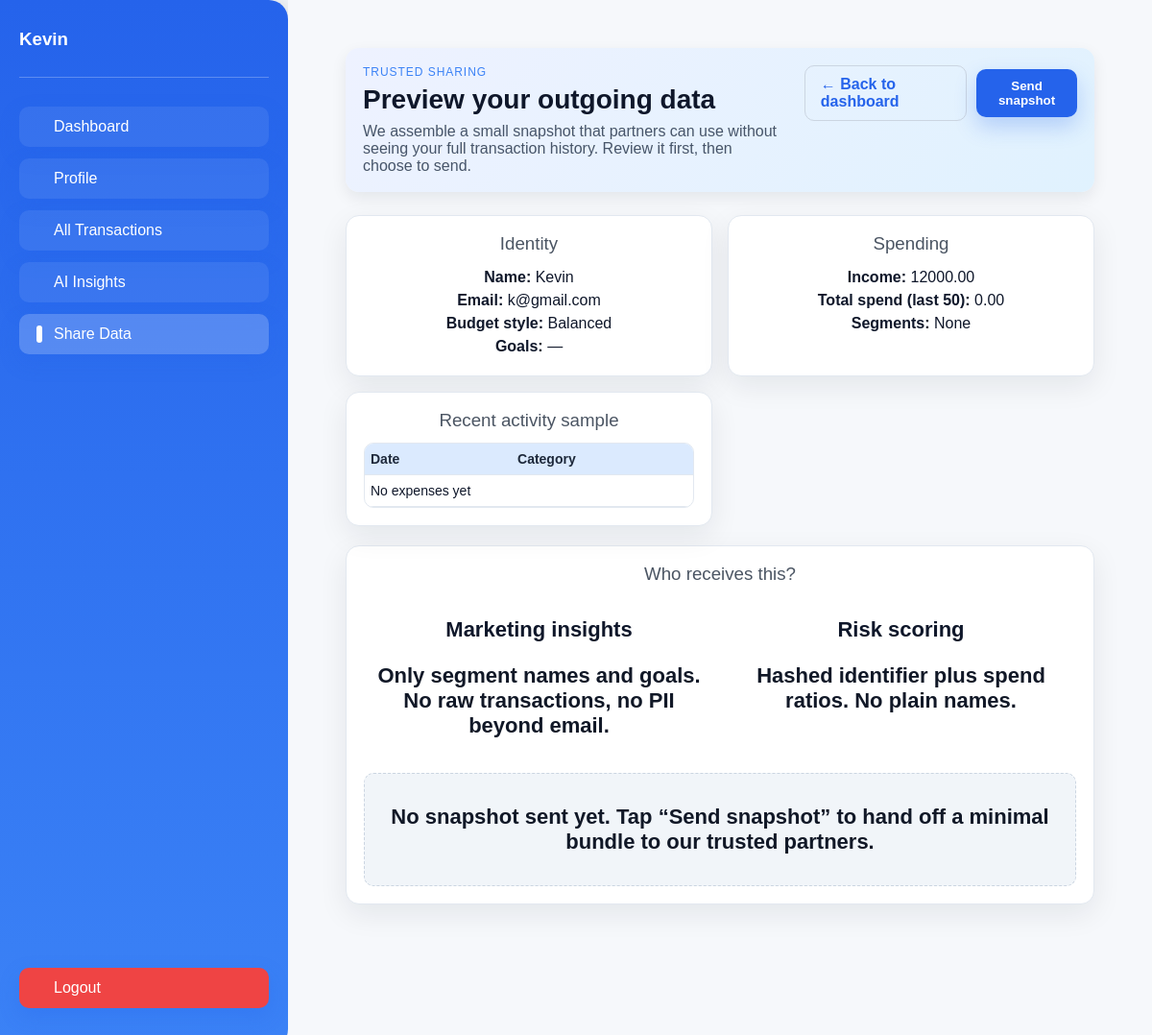
/share (signed in), run on an earlier commit of the app's database.
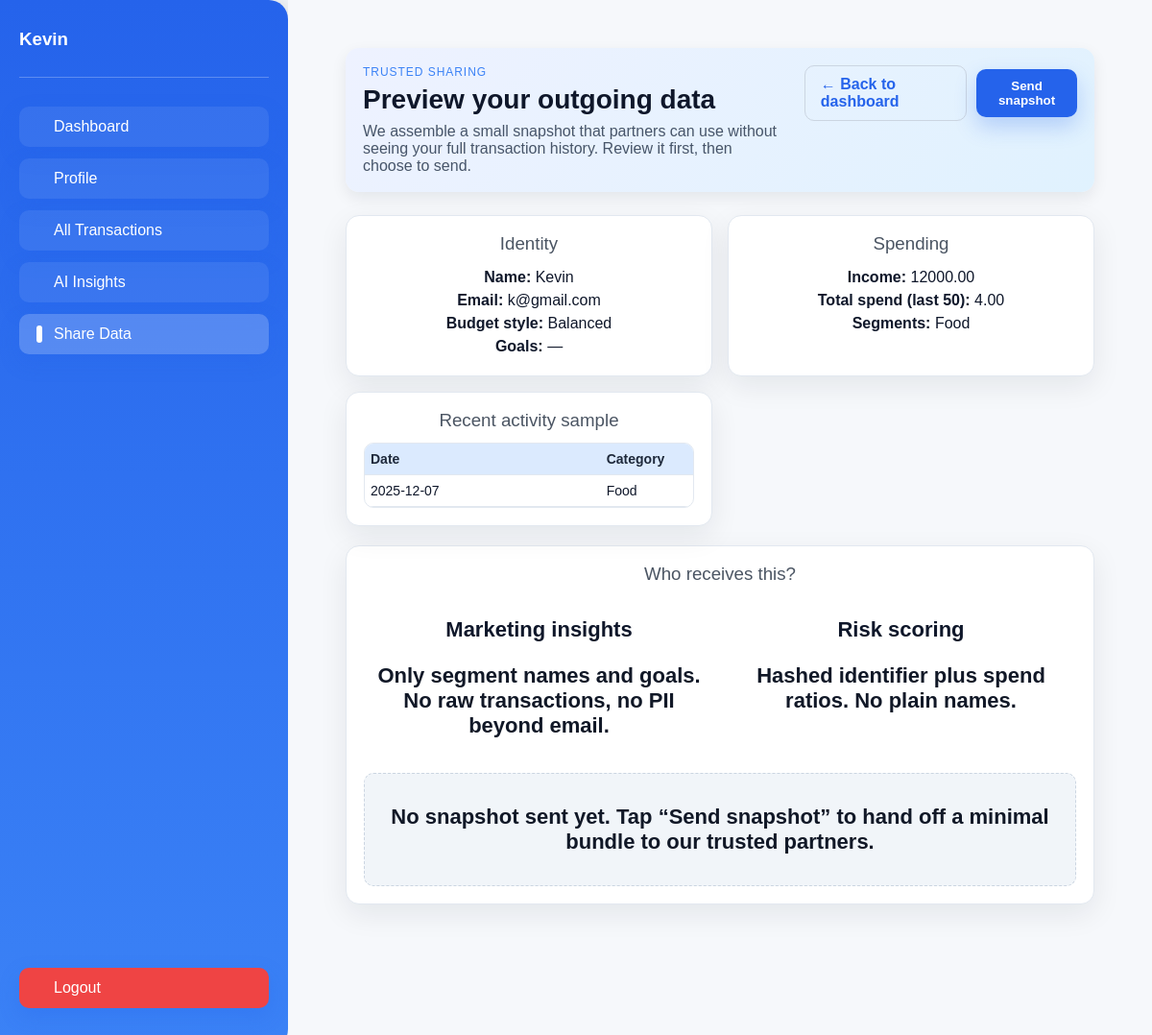
And on a later commit of the database.
### models.py (models this page shows)
class Expense(db.Model):
    id = db.Column(db.Integer, primary_key=True)
    user_id = db.Column(db.Integer, db.ForeignKey('user.id'), nullable=False)
    amount = db.Column(db.Float, nullable=False)
    category = db.Column(db.String(50), nullable=False)
    description = db.Column(db.String(200))
    date = db.Column(db.DateTime, default=datetime.utcnow)
    user = db.relationship('User', backref=db.backref('expenses', lazy=True))

### app.py (the view)
@app.route('/share', methods=['GET', 'POST'])
def share():
    user = get_current_user()
    if user is None:
        return redirect(url_for('login'))
    expenses = Expense.query.filter_by(user_id=user.id) \
                            .order_by(Expense.date.desc()) \
                            .limit(50).all()
    summary = build_privacy_summary(user, expenses)
    shared_paths = []
    if request.method == 'POST':
        shared_paths.append(third_party_marketing_client(summary))
        shared_paths.append(third_party_scoring_client(summary))
        flash("Data package shared with trusted third parties.", "success")
    return render_template(
        'share.html',
        user=user,
        summary=summary,
        expenses=expenses,
        shared_paths=shared_paths,
        shared=bool(shared_paths)
    )

### app.py (called while the page is built)
def get_current_user():
    user_id = session.get('user_id')
    if not user_id:
        return None
    user = User.query.get(user_id)
    if user is None:
        return None
    _ = user.email
    return user

def _generate_csrf_token():
    token = session.get('csrf_token')
    if not token:
        token = secrets.token_hex(16)
        session['csrf_token'] = token
    return token

@app.before_request
def _csrf_protect():
    if request.method in ('POST', 'PUT', 'DELETE'):
        sent = request.form.get('_csrf')
        session_token = session.get('csrf_token')
        if not sent or not session_token or sent != session_token:
            abort(400)

### templates/share.html (shortened to what the changed rows need)
<!DOCTYPE html>
<html lang="en">
<head>
    <link rel="stylesheet" href="{{ url_for('static', filename='css/dashboard.css') }}">
    <link rel="stylesheet" href="{{ url_for('static', filename='css/share.css') }}">
</head>
<body>
<div class="dashboard-container">
    <div class="main-content" style="background:#f6f8fb;">
    <div class="share-page">
        <header class="share-header">
            <div>
                <h1>Preview your outgoing data</h1>
            </div>
        </header>
    <section class="summary-grid">
        <div class="card">
            <ul>
                <li><strong>Income:</strong> {{ "%.2f"|format(summary.income) }}</li>
                <li><strong>Total spend (last 50):</strong> {{ "%.2f"|format(summary.total_spend) }}</li>
                <li><strong>Segments:</strong>
                    {% if summary.categories %}
                        {{ summary.categories.keys()|list|join(', ') }}
                    {% else %}
                        None
                    {% endif %}
                </li>
            </ul>
        </div>
        <div class="card">
            <div class="table-scroll">
                <table class="mini-table">
                    <thead>
                        <tr><th>Date</th><th>Category</th><th>Amount</th></tr>
                    </thead>
                    <tbody>
                        {% for expense in expenses[:5] %}
                        <tr>
                            <td>{{ expense.date.strftime('%Y-%m-%d') }}</td>
                            <td>{{ expense.category }}</td>
                        </tr>
                        {% endfor %}
                        {% if not expenses %}
                        <tr><td colspan="3">No expenses yet</td></tr>
                        {% endif %}
                    </tbody>
                </table>
            </div>
        </div>
    </section>
</div>
    </div>
</div>
</body>
</html>

What changed in the data, as far as the page shows it:
added Expense: categories.keys|list "Food", date "2025-12-07", category "Food"
Also different on the page:
{{ "%.2f"|format(summary.total_spend) }}: "0.00" → "4.00"
text no longer shown: "None No expenses yet"
